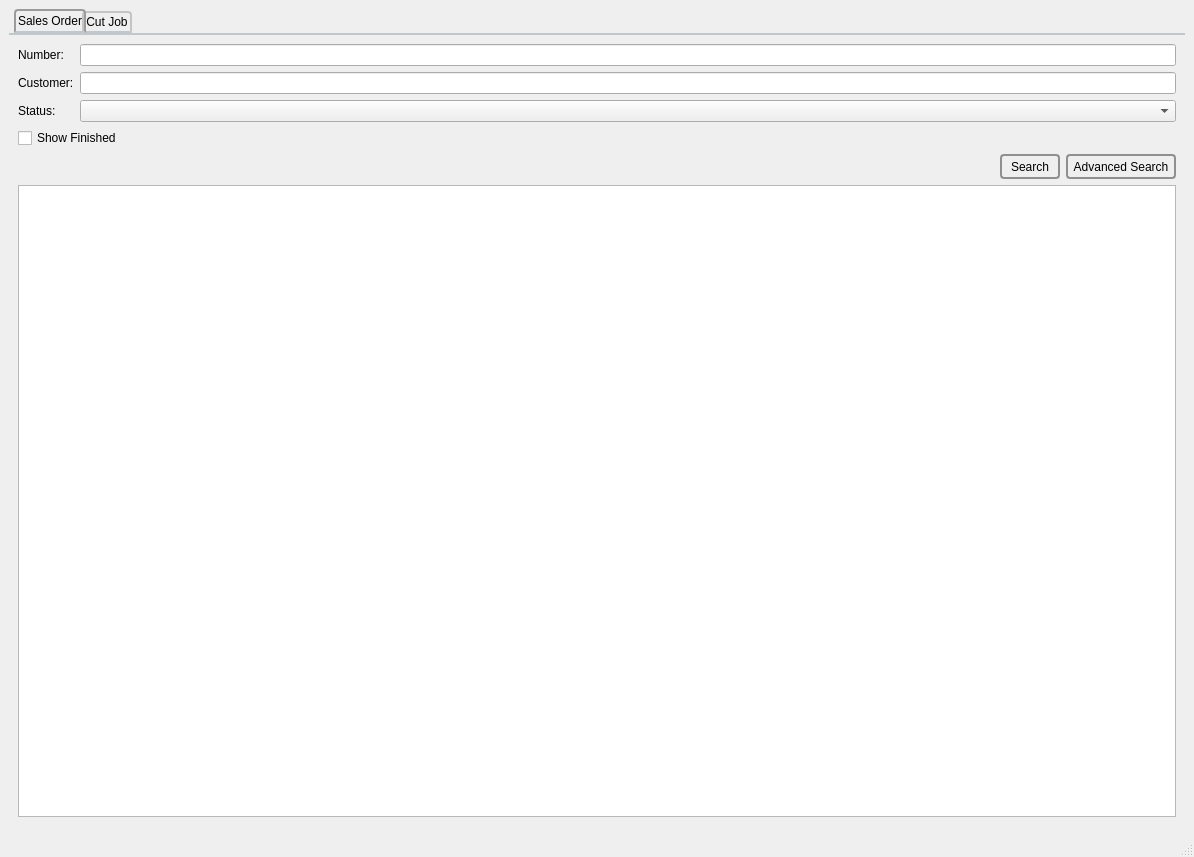
<?xml version="1.0" encoding="UTF-8"?>
<ui version="4.0">
 <class>MainWindow</class>
 <widget class="QMainWindow" name="MainWindow">
  <property name="geometry">
   <rect>
    <x>0</x>
    <y>0</y>
    <width>1194</width>
    <height>857</height>
   </rect>
  </property>
  <property name="windowTitle">
   <string>MainWindow</string>
  </property>
  <property name="styleSheet">
   <string notr="true">/* ======================= Tab Widget ============================= */
QTabWidget::pane { /* The tab widget frame */
    border-top: 2px solid #C2C7CB;
}

QTabWidget::tab-bar {
    left: 5px; /* move to the right by 5px */
}

/* Style the tab using the tab sub-control. Note that
    it reads QTabBar _not_ QTabWidget */
QTabBar::tab {
    background: qlineargradient(x1: 0, y1: 0, x2: 0, y2: 1,
                                stop: 0 #E1E1E1, stop: 0.4 #DDDDDD,
                                stop: 0.5 #D8D8D8, stop: 1.0 #D3D3D3);
    border: 2px solid #C4C4C3;
    border-bottom-color: #C2C7CB; /* same as the pane color */
    border-top-left-radius: 4px;
    border-top-right-radius: 4px;
    min-width: 25ex;
    padding: 2px;
}

QTabBar::tab:selected, QTabBar::tab:hover {
    background: qlineargradient(x1: 0, y1: 0, x2: 0, y2: 1,
                                stop: 0 #fafafa, stop: 0.4 #f4f4f4,
                                stop: 0.5 #e7e7e7, stop: 1.0 #fafafa);
}

QTabBar::tab:selected {
    border-color: #9B9B9B;
    border-bottom-color: #C2C7CB; /* same as pane color */
}

QTabBar::tab:!selected {
    margin-top: 2px; /* make non-selected tabs look smaller */
}

/* make use of negative margins for overlapping tabs */
QTabBar::tab:selected {
    /* expand/overlap to the left and right by 4px */
    margin-left: -4px;
    margin-right: -4px;
}

QTabBar::tab:first:selected {
    margin-left: 0; /* the first selected tab has nothing to overlap with on the left */
}

QTabBar::tab:last:selected {
    margin-right: 0; /* the last selected tab has nothing to overlap with on the right */
}

QTabBar::tab:only-one {
    margin: 0; /* if there is only one tab, we don't want overlapping margins */
}

/* ======================= Push Button ============================= */
QPushButton {
    border: 2px solid #8f8f91;
    border-radius: 4px;
	background-color: qlineargradient(x1: 0, y1: 0, x2: 0, y2: 1,
                                      stop: 0 #f6f7fa, stop: 1 #dadbde);
}

QPushButton:pressed {
    background-color: qlineargradient(x1: 0, y1: 0, x2: 0, y2: 1,
                                      stop: 0 #dadbde, stop: 1 #f6f7fa);
}

QPushButton:flat {
    border: none; /* no border for a flat push button */
	background-color: none;
}


/* ======================= Tool Button ============================= */
QToolButton {
    border: 2px solid #8f8f91;
    border-radius: 4px;
	background-color: qlineargradient(x1: 0, y1: 0, x2: 0, y2: 1,
                                      stop: 0 #f6f7fa, stop: 1 #dadbde);
}

QToolButton:pressed {
    background-color: qlineargradient(x1: 0, y1: 0, x2: 0, y2: 1,
                                      stop: 0 #dadbde, stop: 1 #f6f7fa);
}

QToolButton:flat:pressed {
    background-color: qlineargradient(x1: 0, y1: 0, x2: 0, y2: 1,
                                      stop: 0 #dadbde, stop: 1 #f6f7fa);
}

QToolButton:flat {
    border: none; /* no border for a flat push button */
	background-color: none;
}</string>
  </property>
  <widget class="QWidget" name="centralwidget">
   <layout class="QVBoxLayout" name="verticalLayout_3">
    <item>
     <widget class="QTabWidget" name="tabWidget">
      <property name="currentIndex">
       <number>0</number>
      </property>
      <widget class="QWidget" name="salesOrder">
       <attribute name="title">
        <string>Sales Order</string>
       </attribute>
       <layout class="QVBoxLayout" name="verticalLayout">
        <item>
         <layout class="QFormLayout" name="formLayout_4">
          <item row="0" column="0">
           <widget class="QLabel" name="label_16">
            <property name="text">
             <string>Number:</string>
            </property>
           </widget>
          </item>
          <item row="0" column="1">
           <widget class="QLineEdit" name="soNumberSearchLineEdit"/>
          </item>
          <item row="1" column="0">
           <widget class="QLabel" name="label_17">
            <property name="text">
             <string>Customer:</string>
            </property>
           </widget>
          </item>
          <item row="2" column="0">
           <widget class="QLabel" name="label_18">
            <property name="text">
             <string>Status:</string>
            </property>
           </widget>
          </item>
          <item row="2" column="1">
           <widget class="QComboBox" name="soStatusSearchComboBox">
            <property name="toolTip">
             <string>&lt;ul&gt;
&lt;li&gt;&lt;b&gt;Inventory&lt;/b&gt; - Can be purchased and sold and stocked in inventory.&lt;/li&gt;
&lt;li&gt;&lt;b&gt;Service&lt;/b&gt; - Can be purchased and sold but is not stocked in inventory.&lt;/li&gt;
&lt;li&gt;&lt;b&gt;Labor&lt;/b&gt; - Cannot be purchased or sold, but can be added during manufacturing or reconciling.&lt;/li&gt;
&lt;li&gt;&lt;b&gt;Overhead&lt;/b&gt; - Can be included as a component of a part's cost during manufacturing.&lt;/li&gt;
&lt;li&gt;&lt;b&gt;Non-Inventory&lt;/b&gt; - Can be purchased and sold but is not tracked in inventory.&lt;/li&gt;
&lt;li&gt;&lt;b&gt;Internal Use&lt;/b&gt; - Can be purchased but is not sold or stocked in inventory.&lt;/li&gt;
&lt;li&gt;&lt;b&gt;Capital Equipment&lt;/b&gt; - Equipment that depreciates in value and can be purchased but is not sold or stocked in inventory.&lt;/li&gt;
&lt;li&gt;&lt;b&gt;Shipping&lt;/b&gt; - Can be purchased or sold, but is not stocked in inventory.&lt;/li&gt;
&lt;/ul&gt;</string>
            </property>
           </widget>
          </item>
          <item row="1" column="1">
           <widget class="QLineEdit" name="customerNameSearchLineEdit"/>
          </item>
         </layout>
        </item>
        <item>
         <widget class="QCheckBox" name="soShowFinishedheckBox">
          <property name="text">
           <string>Show Finished</string>
          </property>
         </widget>
        </item>
        <item>
         <layout class="QHBoxLayout" name="horizontalLayout_17">
          <item>
           <spacer name="horizontalSpacer_3">
            <property name="orientation">
             <enum>Qt::Horizontal</enum>
            </property>
            <property name="sizeHint" stdset="0">
             <size>
              <width>40</width>
              <height>20</height>
             </size>
            </property>
           </spacer>
          </item>
          <item>
           <widget class="QPushButton" name="searchPushButton">
            <property name="minimumSize">
             <size>
              <width>60</width>
              <height>25</height>
             </size>
            </property>
            <property name="maximumSize">
             <size>
              <width>60</width>
              <height>25</height>
             </size>
            </property>
            <property name="text">
             <string>Search</string>
            </property>
           </widget>
          </item>
          <item>
           <widget class="QPushButton" name="soAdvancedSearchPushButton">
            <property name="minimumSize">
             <size>
              <width>110</width>
              <height>25</height>
             </size>
            </property>
            <property name="maximumSize">
             <size>
              <width>110</width>
              <height>25</height>
             </size>
            </property>
            <property name="text">
             <string>Advanced Search</string>
            </property>
           </widget>
          </item>
         </layout>
        </item>
        <item>
         <widget class="QTableWidget" name="soSearchResultTableWidget">
          <property name="editTriggers">
           <set>QAbstractItemView::NoEditTriggers</set>
          </property>
          <property name="alternatingRowColors">
           <bool>true</bool>
          </property>
          <property name="selectionMode">
           <enum>QAbstractItemView::SingleSelection</enum>
          </property>
          <property name="selectionBehavior">
           <enum>QAbstractItemView::SelectRows</enum>
          </property>
          <attribute name="horizontalHeaderDefaultSectionSize">
           <number>150</number>
          </attribute>
          <attribute name="horizontalHeaderShowSortIndicator" stdset="0">
           <bool>true</bool>
          </attribute>
          <attribute name="horizontalHeaderStretchLastSection">
           <bool>true</bool>
          </attribute>
          <attribute name="verticalHeaderVisible">
           <bool>false</bool>
          </attribute>
          <attribute name="verticalHeaderStretchLastSection">
           <bool>false</bool>
          </attribute>
         </widget>
        </item>
       </layout>
      </widget>
      <widget class="QWidget" name="cutJob">
       <attribute name="title">
        <string>Cut Job</string>
       </attribute>
       <layout class="QVBoxLayout" name="verticalLayout_2">
        <item>
         <layout class="QFormLayout" name="formLayout_5">
          <item row="0" column="0">
           <widget class="QLabel" name="label_19">
            <property name="text">
             <string>Number:</string>
            </property>
           </widget>
          </item>
          <item row="0" column="1">
           <widget class="QLineEdit" name="cutJobNumberSearchLineEdit"/>
          </item>
          <item row="1" column="0">
           <widget class="QLabel" name="label_20">
            <property name="text">
             <string>Part Number:</string>
            </property>
           </widget>
          </item>
          <item row="2" column="0">
           <widget class="QLabel" name="label_21">
            <property name="text">
             <string>Status:</string>
            </property>
           </widget>
          </item>
          <item row="2" column="1">
           <widget class="QComboBox" name="cutJobStatusSearchComboBox">
            <property name="toolTip">
             <string>&lt;ul&gt;
&lt;li&gt;&lt;b&gt;Inventory&lt;/b&gt; - Can be purchased and sold and stocked in inventory.&lt;/li&gt;
&lt;li&gt;&lt;b&gt;Service&lt;/b&gt; - Can be purchased and sold but is not stocked in inventory.&lt;/li&gt;
&lt;li&gt;&lt;b&gt;Labor&lt;/b&gt; - Cannot be purchased or sold, but can be added during manufacturing or reconciling.&lt;/li&gt;
&lt;li&gt;&lt;b&gt;Overhead&lt;/b&gt; - Can be included as a component of a part's cost during manufacturing.&lt;/li&gt;
&lt;li&gt;&lt;b&gt;Non-Inventory&lt;/b&gt; - Can be purchased and sold but is not tracked in inventory.&lt;/li&gt;
&lt;li&gt;&lt;b&gt;Internal Use&lt;/b&gt; - Can be purchased but is not sold or stocked in inventory.&lt;/li&gt;
&lt;li&gt;&lt;b&gt;Capital Equipment&lt;/b&gt; - Equipment that depreciates in value and can be purchased but is not sold or stocked in inventory.&lt;/li&gt;
&lt;li&gt;&lt;b&gt;Shipping&lt;/b&gt; - Can be purchased or sold, but is not stocked in inventory.&lt;/li&gt;
&lt;/ul&gt;</string>
            </property>
           </widget>
          </item>
          <item row="1" column="1">
           <widget class="QLineEdit" name="cutJobPartNumberSearchLineEdit"/>
          </item>
         </layout>
        </item>
        <item>
         <layout class="QVBoxLayout" name="verticalLayout_4">
          <item>
           <widget class="QCheckBox" name="cutJobShowFinishedheckBox">
            <property name="text">
             <string>Show Finished</string>
            </property>
           </widget>
          </item>
         </layout>
        </item>
        <item>
         <layout class="QHBoxLayout" name="horizontalLayout_18">
          <item>
           <spacer name="horizontalSpacer_4">
            <property name="orientation">
             <enum>Qt::Horizontal</enum>
            </property>
            <property name="sizeHint" stdset="0">
             <size>
              <width>40</width>
              <height>20</height>
             </size>
            </property>
           </spacer>
          </item>
          <item>
           <widget class="QPushButton" name="searchPushButton_2">
            <property name="minimumSize">
             <size>
              <width>60</width>
              <height>25</height>
             </size>
            </property>
            <property name="maximumSize">
             <size>
              <width>60</width>
              <height>25</height>
             </size>
            </property>
            <property name="text">
             <string>Search</string>
            </property>
           </widget>
          </item>
          <item>
           <widget class="QPushButton" name="cutJobAdvancedSearchPushButton">
            <property name="minimumSize">
             <size>
              <width>110</width>
              <height>25</height>
             </size>
            </property>
            <property name="maximumSize">
             <size>
              <width>110</width>
              <height>25</height>
             </size>
            </property>
            <property name="text">
             <string>Advanced Search</string>
            </property>
           </widget>
          </item>
         </layout>
        </item>
        <item>
         <widget class="QTableWidget" name="cutJobSearchResultTableWidget">
          <property name="editTriggers">
           <set>QAbstractItemView::NoEditTriggers</set>
          </property>
          <property name="alternatingRowColors">
           <bool>true</bool>
          </property>
          <property name="selectionMode">
           <enum>QAbstractItemView::SingleSelection</enum>
          </property>
          <property name="selectionBehavior">
           <enum>QAbstractItemView::SelectRows</enum>
          </property>
          <attribute name="horizontalHeaderDefaultSectionSize">
           <number>150</number>
          </attribute>
          <attribute name="horizontalHeaderShowSortIndicator" stdset="0">
           <bool>true</bool>
          </attribute>
          <attribute name="horizontalHeaderStretchLastSection">
           <bool>true</bool>
          </attribute>
          <attribute name="verticalHeaderVisible">
           <bool>false</bool>
          </attribute>
          <attribute name="verticalHeaderStretchLastSection">
           <bool>false</bool>
          </attribute>
         </widget>
        </item>
       </layout>
      </widget>
     </widget>
    </item>
   </layout>
  </widget>
  <widget class="QMenuBar" name="menubar">
   <property name="geometry">
    <rect>
     <x>0</x>
     <y>0</y>
     <width>1194</width>
     <height>21</height>
    </rect>
   </property>
  </widget>
  <widget class="QStatusBar" name="statusbar"/>
 </widget>
 <resources/>
 <connections/>
</ui>
